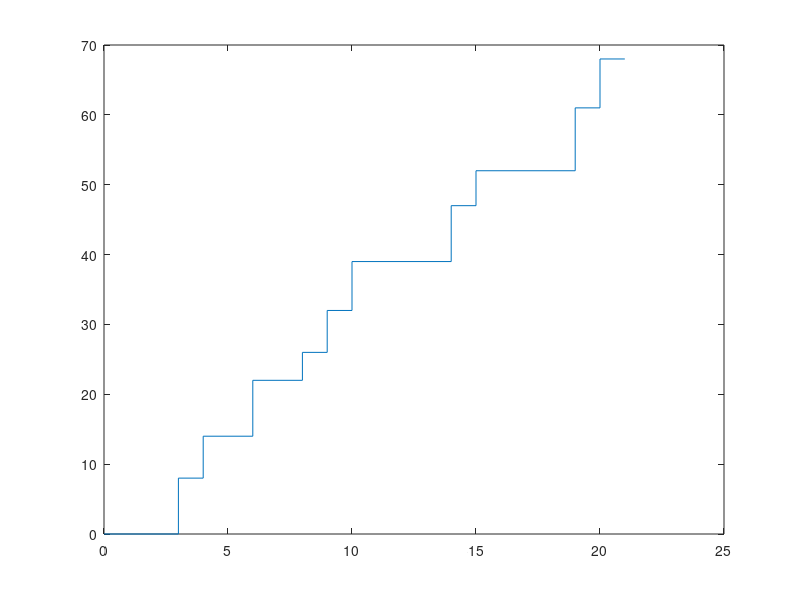

Reproduce this figure in MATLAB. (Note: this script raises an error after producing the figure.)
close all
clear all
clc
%%% generate demand
% n = 10;
% t = 1:n;
t = [3 4 6 8 9 10 14 15 19 20]; %example 2
% t = [1 3 6 10 15]; %example 1

% lambda = 2;
% demand = poissrnd(lambda,1,n);
demand = [8 6 8 4 6 7 8 5 9 7]; %example 2
% demand = [1 1 1 1 1]; %example 1
demand_cum = cumsum(demand);

%%% plot cumulative demand
stairs([0 t t(end)+1],[0 demand_cum demand_cum(end)])
hold on

%%% set production rate
% q = sum(demand_cum(end))/n
q = 5; % example 2
% q = 1; % example 1

%%% minimum q for All-At-Once
%[q_min,q_min_ind] = nanmin((ones(1,n)*demand_cum(end)-demand_cum)./(ones(1,n)*n-t))
%plot([(n-(demand_cum(end)/q_min)),n],[0,(n-(n-(demand_cum(end)/q_min)))*q_min],'r')

%%% elemintate zero demand events
% disp('Time & Cum Demand after zero demand events')
demand = [demand_cum(1) diff(demand_cum)]; % re-create demand if not specified
t_ind = find(demand>0);
t = t(t_ind); % time array after zero demand event eliminated
demand = demand(t_ind); % demand array after zero demand event eliminated
demand_cum = demand_cum(t_ind); % cumulative demand after zero demand event eliminated

%%% find production restriction rate (PRR)
ind = 0; %the time of the current dominated event
kk = 0;
prod_end_t = [];
prod_start_t0 = [];
while ind < t(end)
    time = t(kk+1:end);
    dem_c = demand_cum(kk+1:end);
    %%% find minimum time for time & dem_c
    [min_start,ind] = prr(time,dem_c,q); %minimum time t' and the time of corresponding event
    kk = kk + find(time==ind); %what indix belongs to the time ind
    prod_end_t = [prod_end_t ind]; %prod end time
    prod_start_t0 = [prod_start_t0 min_start]; %prod start time at time zero
end
[lia,locb] = ismember(prod_end_t,t);
D_bar_j = demand_cum(locb); %cumulative demand after PRR
prod_end = D_bar_j;
prod_start = [0 D_bar_j(1:end-1)];
D_j = [prod_end(1) diff(prod_end)];
prod_start_t = prod_end_t - D_j./q;
t_j = prod_end_t;

%%% plot production rate curves after PRR elimination
for j = 1:length(prod_start_t)
    %plot([dem_time(j),t(end)],[0,(t(end)-dem_time(j))*q],'g')
    %plot([prod_start_t0(j),prod_end_t(j)],[0,(prod_end_t(j)-prod_start_t0(j))*q],'g')
    plot([prod_start_t(j),prod_end_t(j)],[prod_start(j),prod_end(j)],'g')
end

%%% plot updated cumulative demand curves
t_c = prod_end_t;
stairs([0 t_c t_c(end)+1],[0 D_bar_j D_bar_j(end)],'k-.')

%%% Specify Inputs
K = 36; % Setup-Cost
c = 10; % Unit Production Cost
rho = 0.1; % Interest Rate
h = c*rho; % Inventory Holding Cost
beta = 1; % begin setup cost = 0; end setup cost = 1

%%% generate alpha combinations
n = length(prod_start);
D = [0:2^n-1]';
B = rem(floor(D*pow2(-(n-2):0)),2);
alpha_perm = [ones(length(B)/2,1) B(1:length(B)/2,:)];
% alpha = alpha_perm(2,:)

%%% compute batch size Q for alpha
% [P_bar_j,Q_j] = prod_cum(D_j,alpha);

%%% compute x and y for TC equation
y = [];
x = [];
Q_perm = [];
for jj = 1:length(alpha_perm)
    alpha = alpha_perm(jj,:);
    [P_bar_j,Q_j] = prod_cum(D_j,alpha);
    Q_perm(jj,:) = Q_j;
    y(jj) = TC_y(D_j,Q_j,q,t_j);
    x(jj) = TC_x(alpha);
end
% adjust for PRR eliminated demand
adj_factor = cons_run(not(ismember(t,prod_end_t)));
adj = adj_factor.*demand.*[diff(t) 0];
adj = sum(adj);
y = y - adj;
y = y';
x = x';
% plot the scatter plot for inventory cost vs # setup
figure()
scatter(x,y)
% compute TC cost = Kx + hy
TC = K*x + h*y;

%%% compute NPV cost
K_cost = [];
h_cost = [];
for kk = 1:length(alpha_perm)
    alpha = alpha_perm(kk,:);
    [P_bar_j,Q_j] = prod_cum(D_j,alpha);
    h_cost(kk) = NPV_h(c,q,rho,Q_j,D_j,t_j);
    K_cost(kk) = NPV_K(q,rho,Q_j,D_j,t_j,alpha,K,beta);
end
% discounted cost value of requirements adjusted for PRR eliminated demand
dcvr = c*demand.*exp(-rho*t);
dcvr = sum(dcvr);
h_cost = h_cost-dcvr;

NPV = h_cost + K_cost;

%%% find alpha minimizing NPV cost
[min_npv,min_ind] = min(NPV);
result = ['Alpha that minimizes NPV cost: ',num2str(alpha_perm(min_ind,:))];
disp(result)





